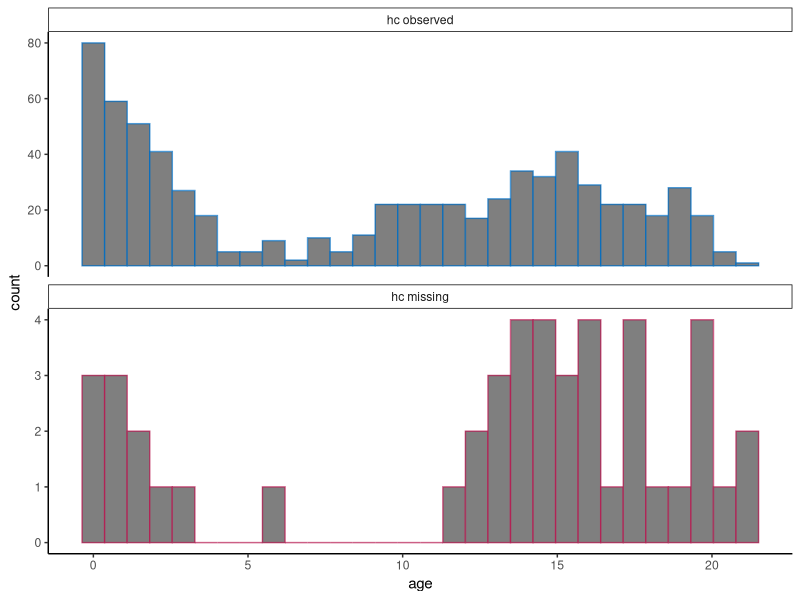
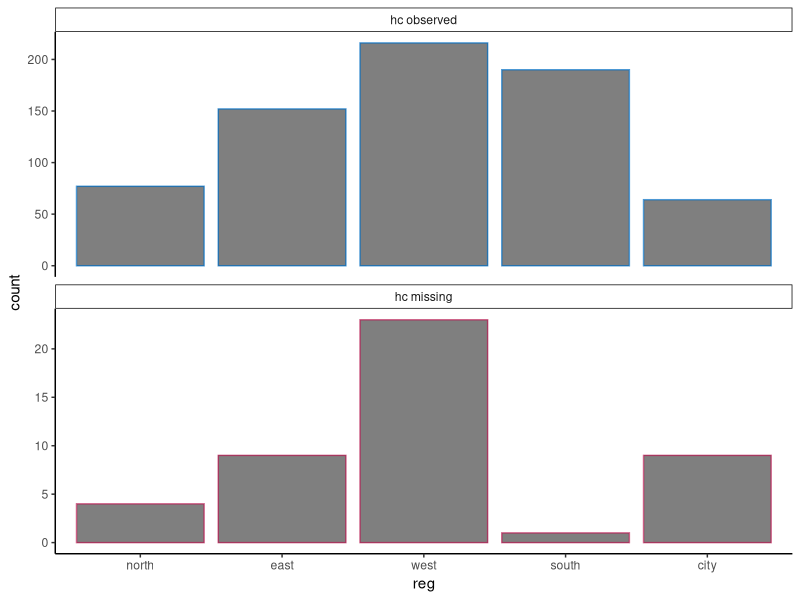
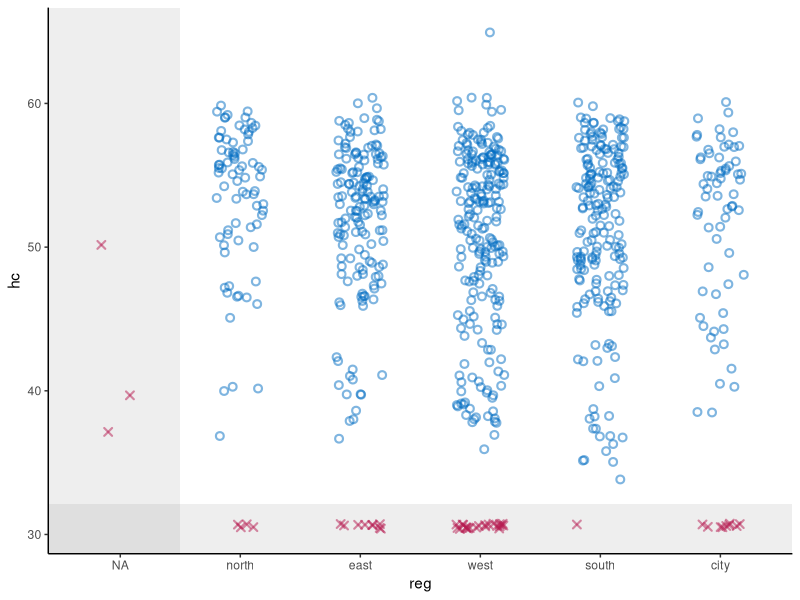
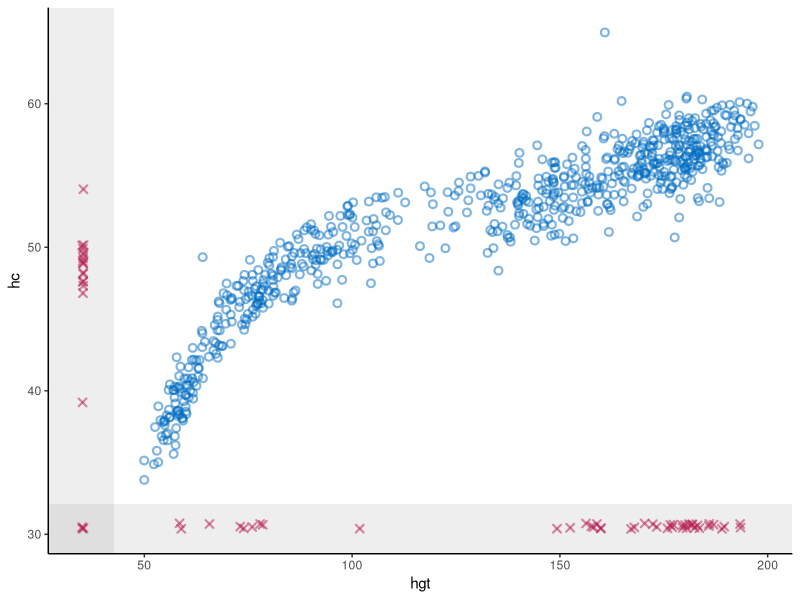
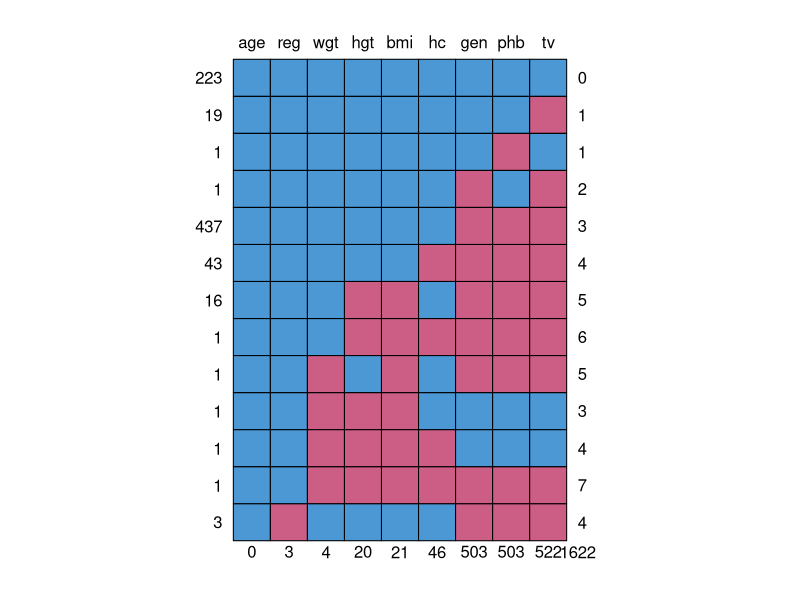
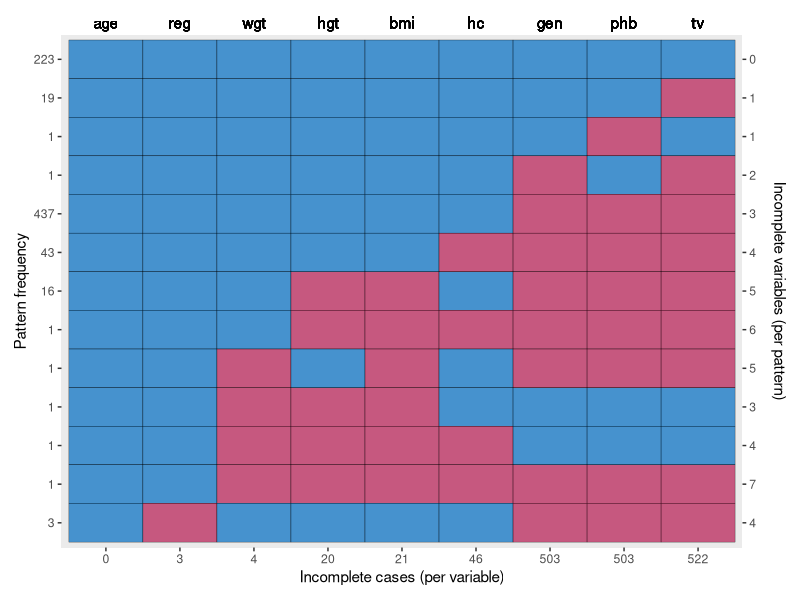
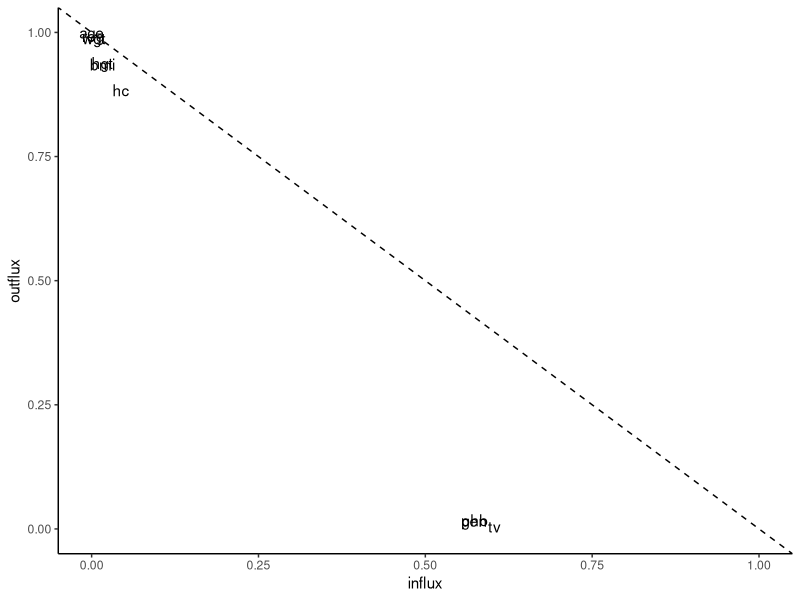

Recreate these plots in R, in order. (Note: this script raises an error after producing the figures.)
## ---- chunk 1
knitr::opts_chunk$set(
  collapse = TRUE,
  comment = "#>",
  warning = FALSE, 
  message = FALSE,
  fig.width = 6, 
  fig.height = 6
)
## ---- chunk 2
# set-up environment
# library(shinymice)
library(tidyverse)
`%nin%` <- Negate(`%in%`)

# example dataset
dat <- mice::boys
# example mids object
imp <- mice::mice(dat, printFlag = FALSE)

# define mice theme
theme_mice <- function() {
  # move this outside of the function to unnecessary avoid re-running
  ggplot2::update_geom_defaults("point", list(
    shape = 21,
    size = 1.9,
    stroke = 1.1,
    alpha = 0.5
  ))
  ggplot2::update_geom_defaults("boxplot", list(
    size = 1
  ))
  ggplot2::update_geom_defaults("line", list(
    size = 1
  ))
  # the actual theme settings
  theme <- list(
    ggplot2::theme_classic(),
    ggplot2::theme(legend.position = "top"),
    ggplot2::scale_color_manual(
      values = c(
        "observed" = mice:::mdc(1),
        "missing" = mice:::mdc(2),
        "imputed" = mice:::mdc(2)
      )
    ),
    ggplot2::scale_fill_manual(
      values = c(
        "observed" = mice:::mdc(1),
        "missing" = mice:::mdc(2),
        "imputed" = mice:::mdc(2)
      )
    ),
    ggplot2::scale_size_manual(
      values = c("observed" = 1,
      "imputed" = 0.5)
),
    ggplot2::labs(color = NULL, fill = NULL, size = NULL)
  )
  return(theme)
}
## ---- chunk 3
# histogram/density plot dodged instead of faceted
# plot_conditional <- function(dat, x, z) {
#   if (is.numeric(dat[[x]])) {
#     geom <- ggplot2::geom_density(ggplot2::aes(x = .data[[x]], y = ..count.., color = conditional))
#   } else {
#     geom <-
#       ggplot2::geom_bar(
#         ggplot2::aes(x = .data[[x]], color = conditional),
#         position = ggplot2::position_dodge(),
#         fill = "white"
#       )
#   }
#   dat %>%
#     dplyr::mutate(conditional = factor(
#       is.na(.data[[z]]),
#       levels = c(TRUE, FALSE),
#       labels = c("missing", "observed")
#     )) %>%
#     ggplot2::remove_missing(., vars = x) %>%
#     ggplot2::ggplot() +
#     geom +
#     theme_mice() +
#     ggplot2::labs(color = paste(z)) +
#     theme(legend.position = "top")
# }

# histogram/density plot faceted instead of dodged
plot_conditional <- function(dat, x, z) {
  # define graphing elements to add to plot
  if (is.numeric(dat[[x]])) { # for continuous variables
    geom <-
      ggplot2::geom_histogram()
  } else { # for categorical variables
    geom <-
      ggplot2::geom_bar()
  }
  
  # preprocess the data
  dat[!is.na(dat[[x]]), ] %>%
    dplyr::mutate(conditional = factor(
      is.na(.data[[z]]),
      levels = c(FALSE, TRUE),
      labels = c("observed", "missing")
    )) %>%
    # plot
    ggplot2::ggplot(ggplot2::aes(
        x = .data[[x]],
        color = conditional,
        fill = "white"
      )) +
    geom +
    # split by conditional variable
    ggplot2::facet_wrap(
      ~ conditional,
      ncol = 1,
      scales = "free_y",
      labeller = ggplot2::labeller(conditional = c(
        paste(z, "observed"), paste(z, "missing")
      ) %>% setNames(c(
        "observed", "missing"
      )))
    ) +
    # style
    theme_mice() +
    theme(legend.position = "none",
          strip.background = element_rect(size = 0.5))
}

# test
plot_conditional(dat, x = "age", z = "hc")
plot_conditional(dat, x = "reg", z = "hc")
## ---- chunk 4
# scatterplot with NAs
plot_bivariate <- function(dat, x, y) {
  # define graphing elements to add to plot later
  # set NA value and scale for variable x
  if (is.numeric(dat[[x]])) {
    NA_x <-
      min(dat[[x]], na.rm = TRUE) - .1 * diff(range(dat[[x]], na.rm = TRUE))
    shade_x <-
      min(dat[[x]], na.rm = TRUE) - .05 * diff(range(dat[[x]], na.rm = TRUE))
    scale_x <- NULL
  } else {
    NA_x <- "NA"
    shade_x <- 1.5
    scale_x <-
      ggplot2::scale_x_discrete(limits = c("NA", levels(dat[[x]])))
  }
  
  # set NA value and scale for variable y
  if (is.numeric(dat[[y]])) {
    NA_y <-
      min(dat[[y]], na.rm = TRUE) - .1 * diff(range(dat[[y]], na.rm = TRUE))
    shade_y <-
      min(dat[[y]], na.rm = TRUE) - .05 * diff(range(dat[[y]], na.rm = TRUE))
    scale_y <- NULL
  } else {
    NA_y <- "NA"
    shade_y <- 1.5
    scale_y <-
      ggplot2::scale_y_discrete(limits = c("NA", levels(dat[[y]])))
  }
  
  # add geom for NAs in the x space
  if (any(is.na(dat[[x]]))) {
    geom_x <- ggplot2::geom_point(
      position = ggplot2::position_jitter(width = 0.2, height = 0.2),
      color = mice:::mdc(2),
      shape = 4,
      mapping = ggplot2::aes(x = NA_x, y = .data[[y]]),
      data = dat[is.na(dat[[x]]),]
    )
  } else {
    geom_x <- NULL
  }
  
  # add geom for NAs in the y space
  if (any(is.na(dat[[y]]))) {
    geom_y <- ggplot2::geom_point(
      position = ggplot2::position_jitter(width = 0.2, height = 0.2),
      color = mice:::mdc(2),
      shape = 4,
      mapping = ggplot2::aes(x = .data[[x]], y = NA_y),
      data = dat[is.na(dat[[y]]),]
    )
  } else{
    geom_y <- NULL
  }
  
  # add geom for NAs in the x-y space
  if (any(is.na(dat[[x]]) & is.na(dat[[y]]))) {
    geom_xy <- ggplot2::geom_point(
      position = ggplot2::position_jitter(width = 0.2, height = 0.2),
      color = mice:::mdc(2),
      shape = 4,
      mapping = ggplot2::aes(x = NA_x, y = NA_y),
      data = dat[is.na(dat[[x]]) & is.na(dat[[y]]),]
    )
  } else{
    geom_xy <- NULL
  }
  
  # plot
  p <- dat %>% ggplot2::ggplot() +
    # plot observed datapoints in x-y space
    ggplot2::geom_point(
      ggplot2::aes(x = .data[[x]], y = .data[[y]]),
      position = ggplot2::position_jitter(width = 0.2, height = 0.2),
      color = mice::mdc(1)
    ) +
    # add area for NAs in the x space
    ggplot2::annotate(
      "rect",
      xmin = -Inf,
      xmax = shade_x,
      ymin = -Inf,
      ymax = Inf,
      alpha = 0.1
    ) +
    # add area for NAs in the y space
    ggplot2::annotate(
      "rect",
      xmin = -Inf,
      xmax = Inf,
      ymin = -Inf,
      ymax = shade_y,
      alpha = 0.1
    ) +
    # add NAs 
    geom_x +
    geom_y +
    geom_xy +
    # style graph
    theme_mice() +
    scale_x +
    scale_y 
  
  # output
  return(p)
}

# test
plot_bivariate(dat, x = "reg", y = "hc")
plot_bivariate(dat, x = "hgt", y = "hc") 
## ---- chunk 5
# make ggplot version of md pattern plot
plot_md_pattern <- function(dat) {
  # get md pattern and store additional info
  pat <- mice::md.pattern(dat)
  vrb <- colnames(pat)[-ncol(pat)]
  colnames(pat) <- c(vrb, "n_vrb_inc")
  n_pat_obs <- as.numeric(rownames(pat))[-nrow(pat)]
  n_vrb_inc <- as.numeric(pat[, ncol(pat)])[-nrow(pat)]
  n_val_mis <- as.numeric(pat[nrow(pat), ])[-ncol(pat)]
  
  # make the pattern tidy
  long_pat <- pat[-nrow(pat), ] %>%
    cbind(., n_pat_obs, pat_nr = 1:nrow(.)) %>%
    as.data.frame() %>%
    tidyr::pivot_longer(cols = all_of(vrb),
                        names_to = "vrb",
                        values_to = "obs") %>%
    cbind(., n_val_mis)
  
  # plot the md pattern
  p <- long_pat %>%
    ggplot2::ggplot() +
    ggplot2::geom_tile(ggplot2::aes(
      x = vrb,
      y = pat_nr,
      fill = as.factor(obs),
      group = n_vrb_inc
    ),
    color = "black") +
    # set axes
    ggplot2::scale_x_discrete(limits = vrb,
                              position = "bottom",
                              labels = as.character(n_val_mis)) +    
    ggplot2::scale_y_reverse(
      breaks = 1:max(long_pat$pat_nr),
      labels = as.character(n_pat_obs),
      expand = c(0.01, 0.01),
      sec.axis = ggplot2::dup_axis(
        labels = as.character(n_vrb_inc),
        name = "Incomplete variables (per pattern)")
    ) +
    # add labels
    ggplot2::labs(x = "Incomplete cases (per variable)",
                  y = "Pattern frequency") +
    ggplot2::geom_text(aes(x = vrb, y = -Inf, label = vrb),
              data = long_pat,
              vjust = -0.5) +
    ggplot2::coord_cartesian(clip = "off") +
    # add styling
    ggplot2::theme(
      legend.position = "none",
      plot.margin = ggplot2::margin(25, 10, 10, 10, unit = "pt"),
      axis.title.y.right = ggplot2::element_text(margin = ggplot2::margin(l = 10)),
      panel.grid = ggplot2::element_blank()
    ) +
    ggplot2::scale_fill_manual(values = c("1" = mice:::mdc(1), "0" = mice:::mdc(2))) 
  
  return(p)
}

# test
plot_md_pattern(dat)
## ---- chunk 6
# plot in- and outflux of incomplete data
plot_flux <- function(dat){
  flx <- mice::flux(dat)
  p <- flx %>% ggplot2::ggplot() +
    ggplot2::geom_text(
      ggplot2::aes(x = influx, y = outflux, label = rownames(flx))
    ) +
    geom_abline(intercept = 1, slope = -1, linetype = "dashed") +
    lims(x = c(0,1), y = c(0,1)) +
    theme_classic()
  return(p)
}
# test
plot_flux(dat)
## ---- chunk 7

# make chain means and variances tidy
preprocess_thetas <- function(imp) {
  d <- imp$chainMean %>%
    dplyr::na_if(., "NaN") %>%
    as.data.frame() %>%
    dplyr::mutate(var = row.names(.), theta = "Chain means") %>%
    rbind(
      .,
      imp$chainVar %>%
        sqrt() %>%
        as.data.frame(.) %>%
        dplyr::mutate(var = row.names(.), theta = "Chain standard deviations")
    ) %>%
    tidyr::pivot_longer(-c(var, theta)) %>%
    cbind(.it = as.integer(1:imp$iteration),
          .imp = as.factor(rep(1:imp$m, each = imp$iteration)))
  return(d)
}
# test
trace_dat <- preprocess_thetas(imp)

trace_one_variable <- function(d, x) {
  # plot one variable
  p <- d[d$var == x,] %>%
    ggplot2::ggplot() +
    ggplot2::geom_line(ggplot2::aes(x = .it, y = value, color = .imp)) +
    ggplot2::facet_wrap( ~ theta, scales = "free", ncol = 2) +
    ggplot2::theme_classic() +
    ggplot2::theme(
      strip.background = element_rect(colour = "white"),
      strip.text = element_text(face = "bold", size = 11),
      legend.position = "bottom"
    ) +
    ggplot2::labs(x = "Iteration",
                  y = paste0("Variable: '", x, "'"),
                  color = "Imputation")
  # show message to user when variable is completely observed
  if (all(is.na(p$data$value))) {
    p <-
      p + ggplot2::geom_text(ggplot2::aes(
        x = median(as.numeric(d$.imp)),
        y = 0,
        label = "No \n imputations \n to show"
      ),
      color = "grey")
  }
  return(p)
}
#test
trace_one_variable(trace_dat, x = "hgt")
trace_one_variable(trace_dat, x = "age")
## ---- chunk 8
# preprocess
prepare_plotting <- function(mids, x, y = NULL) {
  # preprocess incomplete data
  d <-
    mids$data %>%
    dplyr::mutate(.id = rownames(.)) %>%
    .[c(x, y, ".id")] %>%
    cbind(.imp = 0)
  
  # preprocess imputations
  imps <- mids$imp[[x]] %>%
    dplyr::mutate(.id = row.names(.)) %>%
    tidyr::pivot_longer(
      cols = 1:mids$m,
      names_to = ".imp",
      values_to = x,
      names_transform = list(.imp = as.numeric)
    ) 
  
  # combine incomplete and imputed data
    cd <- d %>%
      dplyr::bind_rows(., imps) %>%
      dplyr::mutate(imputed = ifelse(.imp > 0, 'imputed', 'observed'))
  
  # output
  return(cd)
}

# test 
x = "hc"
y = "reg"
plot_dat <- prepare_plotting(mids = imp, x = x, y = y)
# # with second variable
# plot_dat2 <- prepare_plotting(mids = imp, x = y, y = x)
# a <- dplyr::full_join(plot_dat, plot_dat2)
## ---- chunk 9
# stripplot
m = 5
geom_stripplot <- function(x, m, ...) {
  p <- list(
    ggplot2::geom_jitter(
      ggplot2::aes(
        x = as.factor(.data$.imp),
        y = .data[[x]],
        color = .data$imputed
      ),
      height = 0,
      width = 0.25, 
      ...
    ),
    ggplot2::scale_x_discrete(limits = as.character(0:m)),
    ggplot2::labs(
      x = "Imputation (0 = observed data)",
      y = paste0("Variable: '", x, "'"),
      color = "",
      fill = "",
      size = ""
    )
  )
  return(p)
}

# test
# plot_dat %>%
#   ggplot2::ggplot() +
#   geom_stripplot(x, m)
## ---- chunk 10

plot_dat %>%
  ggplot2::ggplot() +
  geom_stripplot(x, m) +
  theme_mice()
## ---- chunk 11
geom_bwplot <- function(x, m){
  list(
    ggplot2::geom_boxplot(
      ggplot2::aes(
        x = as.factor(.data$.imp),
        y = .data[[x]],
        color = .data$imputed
      ),
      width = 0.5
    ),
    ggplot2::scale_x_discrete(limits = as.character(0:m)),
    ggplot2::xlab(
      "Imputation (0 = observed data)")
    )
}

plot_dat %>% 
  ggplot2::ggplot() +
  geom_bwplot(x, m = imp$m) + 
  theme_mice()

# try to combine this with the stripplot??
plot_dat %>%
  ggplot2::ggplot() +
  geom_bwplot(x, m) + 
  geom_stripplot(x, m, alpha = 0.1) +
  theme_mice()

## ---- chunk 12
geom_densityplot <- function(x, m){
  list(ggplot2::geom_density(
    ggplot2::aes(
    x = .data[[x]],
    group = .data$.imp,
    color = .data$imputed,
    size = .data$imputed)),
    ggplot2::scale_size_manual(guide = "none", values = c(0.5, 1) %>% setNames(c("imputed", "observed")))
)}


plot_dat[!is.na(plot_dat[[x]]), ] %>%  
  ggplot2::ggplot() +
  geom_densityplot(x, m = imp$m) + 
  theme_mice()


## ---- chunk 13
# At some point, try to do this for histograms too? See https://github.com/amices/shinyMice/blob/Enhancements/R/gg.barplot.R

# geom_densityplot <- function(x, m){
#   list(ggplot2::geom_density(
#     ggplot2::aes(
#     x = .data[[x]],
#     group = .data$.imp,
#     color = .data$imputed,
#     size = .data$imputed)),
#     ggplot2::scale_size_manual(values = c(0.5, 1) %>% setNames(c("imputed", "observed")))
# )}
# 
# plot_dat %>% 
#   ggplot2::ggplot() +
#   geom_densityplot(x, m = imp$m) + 
#   theme_mice()
## ---- chunk 14
# better preprocessing function??
x = "hgt"
y = "hc"

# extract imputations
imps <- imp %>%
  mice::complete("long")

preprocess_imps <- function(imp, x, y = NULL) {
  if (is.null(y)) {
    y <- x
  }
  # combine observed and imputed data
  xy_obs <- imp$data %>%
    cbind(datapoint = "observed",
          .imp = 0,
          .id = 1:nrow(.),
          .) %>%
    .[!is.na(imp$data[[x]]) &
        !is.na(imp$data[[y]]), ]
  xy_imps <- imps %>% 
    cbind(datapoint = "imputed", .) %>% 
    .[imps$.id %nin% xy_obs$.id,]
  xy_dat <- rbind(xy_obs, xy_imps) %>% 
    dplyr::mutate(datapoint = factor(datapoint, levels = c("observed", "imputed")))
  return(xy_dat)
}


xy_dat <- imp %>% preprocess_imps(x = "hgt", y = "hc")
# two implementations, last one is more efficient
# xy_obs %>%
#   ggplot2::ggplot(ggplot2::aes(
#     x = .data[[x]],
#     y = .data[[y]],
#     group = .id,
#     color = datapoint
#   )) +
#   ggplot2::geom_point() +
#   ggplot2::geom_point(data = xy_imps)  +
#   theme_mice() +
#   labs(color = NULL)

xy_dat %>%
  ggplot2::ggplot() +
  ggplot2::geom_point(ggplot2::aes(
    x = .data[[x]],
    y = .data[[y]],
    group = .id,
    color = datapoint
  )) +
  theme_mice() +
  labs(color = NULL)

# geom_scatter <- ggplot2::geom_point(ggplot2::aes(
#     x = .data[[x]],
#     y = .data[[y]],
#     group = .id,
#     color = datapoint
#   ))

# maybe do something like this for the other imp plots??
x = "hc"
imp %>% preprocess_imps(x) %>% 
  ggplot2::ggplot() +
  theme_mice() +
  ggplot2::geom_boxplot(
      ggplot2::aes(
        x = as.factor(.data$.imp), #x = factor(.data$.imp, levels = c(0, 1:imp$m), ordered = TRUE), use icw   scale_x_discrete(drop=FALSE)
        y = .data[[x]],
        color = .data$datapoint
      ),
      width = 0.5
    ) +
  ggplot2::geom_jitter(
      ggplot2::aes(
        x = as.factor(.imp),
        y = .data[[x]],
        color = datapoint
      ),
      height = 0,
      width = 0.25,
      alpha = 0.1) +
  ggplot2::xlab("Imputation (0 = observed data)") 

# density plot
imp %>% preprocess_imps(x) %>%
  ggplot2::ggplot() +
  theme_mice() +
  ggplot2::geom_density(ggplot2::aes(
    x = .data[[x]],
    color = datapoint,
    size = datapoint,
    group = .imp
  )) 

# bar plot for categorical variables
imp %>% preprocess_imps(x) %>%
  ggplot2::ggplot() +
  theme_mice() +
  ggplot2::geom_histogram(ggplot2::aes(
    x = .data[[x]],
    color = datapoint,
    group = .imp
  ),
  fill = "white",
  position = "stack") +
  ggplot2::facet_wrap(~datapoint, scales = "free_y", ncol = 1) +
  ggplot2::theme(legend.position = "none")


x = "reg"
imp %>% preprocess_imps(x) %>%
  ggplot2::ggplot() +
  theme_mice() +
  ggplot2::geom_bar(
    ggplot2::aes(x = .data[[x]],
                 color = datapoint,
                 group = .imp),
    fill = "white",
    position = "stack"
  ) +
  ggplot2::facet_wrap(
    ~ datapoint,
    scales = "free_y",
    ncol = 1,
    labeller = ggplot2::labeller(datapoint = c(paste(x, "observed"), paste(x, "imputed")) %>% 
                                   setNames(c("observed", "imputed"))
                                 )
  ) +
  ggplot2::theme(legend.position = "none")

## ---- chunk 15
# plot the predictor matrix for the imputation model, make interactive later!
plot_pred_matrix <- function(dat) {
  # parse input
  if (mice::is.mids(dat)) {
    imp <- dat
  } else {
    imp <- mice::mice(dat, maxit = 0)
  }
  # get the predictor matrix and add the rownames as variable
  pred <- imp$predictorMatrix %>%
    as.data.frame() %>%
    cbind(vrb_to_imp = rownames(.), .)
  # make the data tidy to plot
  long_pred <-
    pivot_longer(
      pred,
      cols = names(pred)[-1],
      names_to = "vrb_as_pred",
      names_transform = list(vrb_as_pred = as.factor)
    )
  # plot the predictor matrix
  p <- long_pred %>%
    ggplot2::ggplot() +
    ggplot2::geom_tile(ggplot2::aes(
      x = vrb_as_pred,
      y = vrb_to_imp,
      fill = as.factor(value)
    ),
    color = "black") +
    ggplot2::theme(legend.position = "none", panel.grid = ggplot2::element_blank()) +
    ggplot2::scale_y_discrete(limits = rev(names(imp$data))) +
    ggplot2::scale_x_discrete(limits = names(imp$data), position = "top") +
    ggplot2::scale_fill_manual(values = c("1" = mice:::mdc(1), "0" = mice:::mdc(2))) +
    ggplot2::labs(x = "Predictor", y = "Variable to impute", title = "Predictor matrix")
  
  return(p)
}

# test
plot_pred_matrix(imp)
new_pred <- imp$predictorMatrix
new_pred["bmi", c("hgt", "wgt")] <- 0
imp2 <- mice::mice(dat, predictorMatrix = new_pred, maxit = 0)
plot_pred_matrix(imp2)
